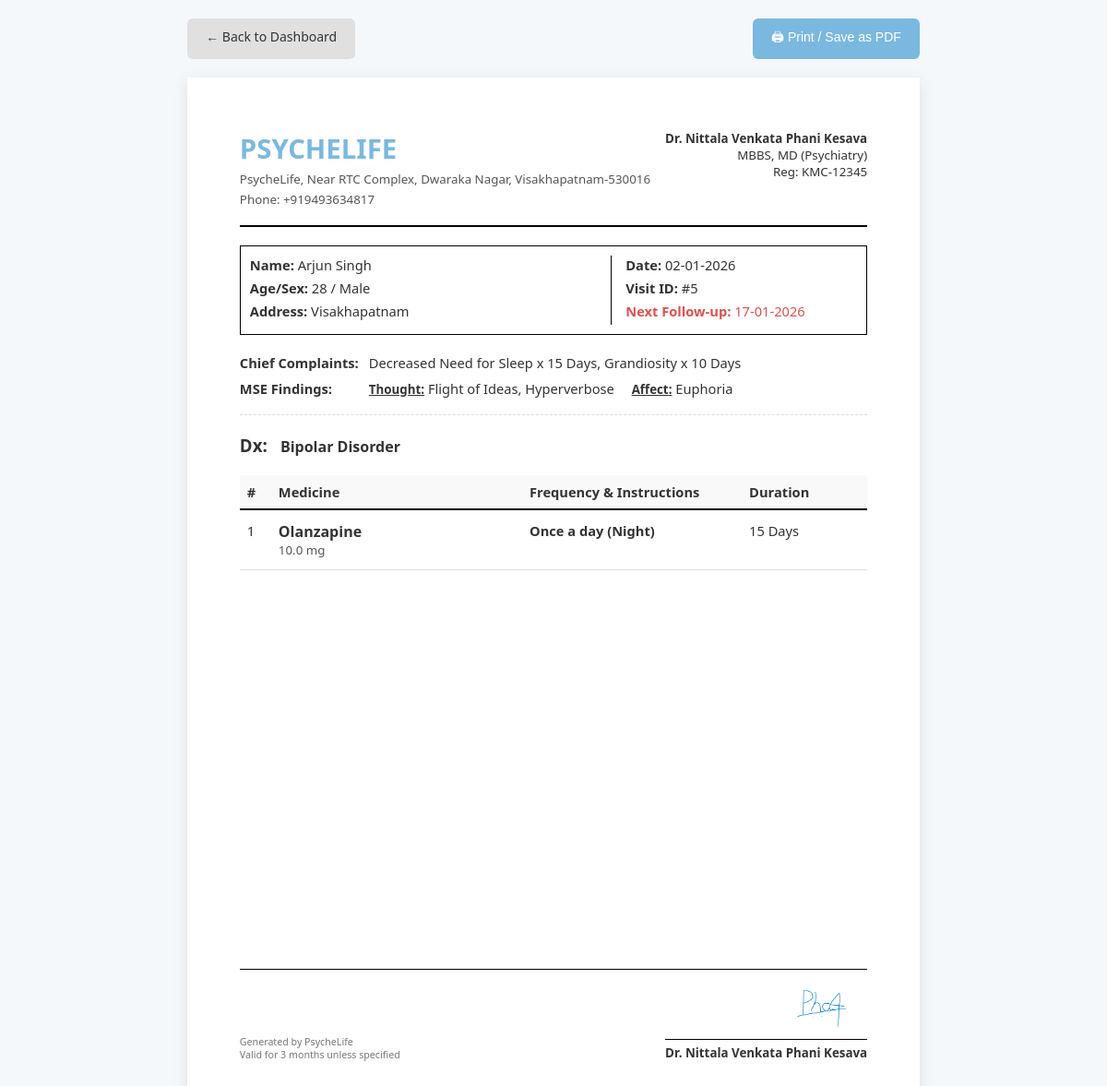
Page /preview_prescription/5 (signed in) on the committed database.
### models.py (models this page shows, shortened)
class Doctor(db.Model):
    __tablename__ = 'doctors'
    id = db.Column(db.Integer, primary_key=True)
    username = db.Column(db.String(80), unique=True, nullable=False)
    password_hash = db.Column(db.String(120), nullable=False)
    full_name = db.Column(db.String(100)) # e.g. "Dr. John Doe"
    clinic_name = db.Column(db.String(200))
    kmc_code = db.Column(db.String(50))
    address_text = db.Column(db.Text)
    social_handle = db.Column(db.String(100)) # e.g. "@drjohnpsych"
    signature_filename = db.Column(db.String(200)) # Path to uploaded image
    phone = db.Column(db.String(20))
    email = db.Column(db.String(120))
    patients = db.relationship('Patient', backref='doctor', lazy=True)

class Patient(db.Model):
    __tablename__ = 'patients'
    id = db.Column(db.Integer, primary_key=True)
    name = db.Column(db.String(100), nullable=False)
    age = db.Column(db.Integer, nullable=False)
    sex = db.Column(db.String(10), nullable=False)
    address = db.Column(db.Text)
    doctor_id = db.Column(db.Integer, db.ForeignKey('doctors.id'), nullable=False)
    phone = db.Column(db.String(20))  # Optional Phone
    attender_name = db.Column(db.String(100))
    attender_relation = db.Column(db.String(50))
    attender_reliability = db.Column(db.String(10))  # 'Yes' or 'No'
    personal_notes = db.Column(db.Text)  # Doctor's personal ID notes
    visits = db.relationship('Visit', backref='patient', lazy=True, cascade='all, delete-orphan')

class Visit(db.Model):
    __tablename__ = 'visits'
    id = db.Column(db.Integer, primary_key=True)
    patient_id = db.Column(db.Integer, db.ForeignKey('patients.id'), nullable=False)
    date = db.Column(db.Date, nullable=False)
    visit_type = db.Column(db.String(20), nullable=False)  # 'First' or 'Follow-up'
    provisional_diagnosis = db.Column(db.Text)
    differential_diagnosis = db.Column(db.Text)
    next_visit_date = db.Column(db.Date)
    note = db.Column(db.Text)
    symptom_entries = db.relationship('SymptomEntry', backref='visit', lazy=True, cascade='all, delete-orphan')
    medication_entries = db.relationship('MedicationEntry', backref='visit', lazy=True, cascade='all, delete-orphan')
    side_effect_entries = db.relationship('SideEffectEntry', backref='visit', lazy=True, cascade='all, delete-orphan')
    mse_entries = db.relationship('MSEEntry', backref='visit', lazy=True, cascade='all, delete-orphan')
    stressor_entries = db.relationship('StressorEntry', backref='visit', lazy=True, cascade='all, delete-orphan')
    personality_entries = db.relationship('PersonalityEntry', backref='visit', lazy=True, cascade='all, delete-orphan')

class SymptomEntry(db.Model):
    __tablename__ = 'symptom_entries'
    id = db.Column(db.Integer, primary_key=True)
    visit_id = db.Column(db.Integer, db.ForeignKey('visits.id'), nullable=False)
    symptom_name = db.Column(db.String(200), nullable=False)
    score_onset = db.Column(db.Float)
    score_progression = db.Column(db.Float)
    score_current = db.Column(db.Float, nullable=False)
    duration_text = db.Column(db.String(100))
    note = db.Column(db.Text)

class MSEEntry(db.Model):
    __tablename__ = 'mse_entries'
    id = db.Column(db.Integer, primary_key=True)
    visit_id = db.Column(db.Integer, db.ForeignKey('visits.id'), nullable=False)
    category = db.Column(db.String(50), nullable=False)  # 'Thought', 'Perception', 'Affect'
    finding_name = db.Column(db.String(200))
    score_onset = db.Column(db.Float)
    score_progression = db.Column(db.Float)
    score_current = db.Column(db.Float, nullable=False)  # Renamed from 'score'
    duration = db.Column(db.String(100))
    note = db.Column(db.Text)
    score = db.Column(db.Integer, default=0)

class MedicationEntry(db.Model):
    __tablename__ = 'medication_entries'
    id = db.Column(db.Integer, primary_key=True)
    visit_id = db.Column(db.Integer, db.ForeignKey('visits.id'), nullable=False)
    drug_name = db.Column(db.String(200), nullable=False)
    drug_type = db.Column(db.String(50))  # 'Brand' or 'Generic'
    dose_mg = db.Column(db.String(50))
    frequency = db.Column(db.String(20))
    duration_text = db.Column(db.String(100))
    note = db.Column(db.Text)  # Instructions (Before/After food)

### app.py (the view)
@app.route('/preview_prescription/<int:visit_id>')
@login_required
def preview_prescription(visit_id):
    visit = Visit.query.get_or_404(visit_id)
    patient = visit.patient
    include_qr = request.args.get('include_qr') == 'true'
    lifchart_url = None
    if include_qr:
        base_url = request.url_root.rstrip('/')
        lifchart_url = f"{base_url}/life_chart/{patient.id}"
    return render_template('preview_prescription.html',
                         patient=patient,
                         visit=visit,
                         lifchart_url=lifchart_url)

### app.py (called while the page is built)
@app.context_processor
def utility_processor():
    return dict(format_frequency=format_frequency)

def login_required(f):
    @wraps(f)
    def decorated_function(*args, **kwargs):
        if 'logged_in' not in session and 'guest' not in session:
            flash('Please log in to access this page.', 'error')
            return redirect(url_for('landing'))
        return f(*args, **kwargs)
    return decorated_function

### medical_utils.py (called while the page is built)
def format_frequency(code):
    if not code:
        return ""
    code = code.strip()
    mapping = {
        "1-0-0": "Once a day (Morning)",
        "0-1-0": "Once a day (Afternoon)",
        "0-0-1": "Once a day (Night)",
        "1-0-1": "Twice a day (Morning & Night)",
        "1-1-0": "Twice a day (Morning & Afternoon)",
        "0-1-1": "Twice a day (Afternoon & Night)",
        "1-1-1": "Thrice a day (Morning, Afternoon & Night)",
        "SOS": "As needed (SOS)"
    }
    return mapping.get(code, code) # Return original if not found (e.g. custom text)

### templates/preview_prescription.html (shortened to what this page needs)
<!DOCTYPE html>
<html lang="en">
<head>
</head>
<body>
    <div class="action-bar">
        <a href="{{ url_for('dashboard') }}" class="btn btn-secondary">← Back to Dashboard</a>
        <button onclick="window.print()" class="btn btn-primary">🖨 Print / Save as PDF</button>
    </div>
    <div class="prescription-paper">
        <div class="rx-header">
            <div class="hospital-info">
                <h1>{{ guest_doctor.clinic if guest else (patient.doctor.clinic_name or "ElevenEleven Health") }}</h1>
                <p>{{ guest_doctor.address if guest else (patient.doctor.address_text or "Psychiatry & Wellness Center") }}</p>
                <p>Phone: {{ guest_doctor.phone if guest else (patient.doctor.phone or "") }}</p>
            </div>
            <div class="doctor-info">
                <p><strong>Dr. {{ guest_doctor.name if guest else (patient.doctor.full_name or session.get('username')|title) }}</strong></p>
                <p>{{ guest_doctor.qualification if guest else "MBBS, MD (Psychiatry)" }}</p>
                <p>Reg: {{ guest_doctor.registration if guest else (patient.doctor.kmc_code or "KMC-12345") }}</p>
            </div>
        </div>
        <div class="patient-info-box">
            <div class="info-left">
                <div class="info-row"><strong>Name:</strong> {{ guest_patient.name if guest else patient.name }}</div>
                <div class="info-row"><strong>Age/Sex:</strong> {{ guest_patient.age if guest else patient.age }} / {{ guest_patient.sex if guest else patient.sex }}</div>
                <div class="info-row"><strong>Address:</strong> {{ guest_patient.address if guest else patient.address }}</div>
            </div>
            <div class="info-right">
                <div class="info-row"><strong>Date:</strong> {{ visit.date.strftime('%d-%m-%Y') if visit.date else "Today" }}</div>
                <div class="info-row"><strong>Visit ID:</strong> #{{ visit.id if not guest else "Guest" }}</div>
                {% if visit.next_visit_date %}
                <div class="info-row" style="margin-top: 5px; color: #d9534f;">
                    <strong>Next Follow-up:</strong> {{ visit.next_visit_date.strftime('%d-%m-%Y') }}
                </div>
                {% endif %}
            </div>
        </div>
        {% if visit.symptom_entries or visit.side_effect_entries or visit.mse_entries %}
        <div class="clinical-section">
            {% if visit.symptom_entries %}
            <div class="clinical-row">
                <div class="clinical-label">Chief Complaints:</div>
                <div class="clinical-data">
                    {% for s in visit.symptom_entries %}
                        {{ s.symptom_name }}{% if s.duration_text %} x {{ s.duration_text }}{% endif %}{% if not loop.last %}, {% endif %}
                    {% endfor %}
                </div>
            </div>
            {% endif %}
            {% if visit.mse_entries %}
                {% set thoughts = [] %}
                {% set perceptions = [] %}
                {% set affects = [] %}
                {% if thoughts or perceptions or affects %}
                <div class="clinical-row">
                    <div class="clinical-label">MSE Findings:</div>
                    <div class="clinical-data">
                        {% if thoughts %}
                            <div class="mse-group"><span>Thought:</span> {{ thoughts|join(', ') }}</div>
                        {% endif %}
                        {% if affects %}
                            <div class="mse-group"><span>Affect:</span> {{ affects|join(', ') }}</div>
                        {% endif %}
                    </div>
                </div>
                {% endif %}
            {% endif %}
        </div>
        {% endif %}
        {% if visit.provisional_diagnosis %}
        <div style="margin-bottom: 20px; font-weight: bold;">
            <span style="font-size: 14pt;">Dx:</span>
            <span style="font-size: 12pt; margin-left: 10px;">{{ visit.provisional_diagnosis }}</span>
        </div>
        {% endif %}
        <table class="rx-table">
            <thead>
                <tr>
                    <th style="width: 5%;">#</th>
                    <th style="width: 40%;">Medicine</th>
                    <th style="width: 35%;">Frequency & Instructions</th> <th style="width: 20%;">Duration</th>
                </tr>
            </thead>
            <tbody>
                {% for entry in visit.medication_entries %}
                <tr>
                    <td>{{ loop.index }}</td>
                    <td>
                        <div style="font-weight: bold; font-size: 12pt;">
                            {{ entry.drug_name }}
                        </div>
                        {% if entry.dose_mg %}
                        <div style="font-size: 10pt; color: #555;">{{ entry.dose_mg }}</div>
                        {% endif %}
                    </td>
                    <td>
                        <div style="font-weight: 600;">
                            {{ format_frequency(entry.frequency) }}
                        </div>
                    </td>
                    <td>{{ entry.duration_text }}</td>
                </tr>
                {% endfor %}
            </tbody>
        </table>
        <div class="rx-footer">
            <div style="font-size: 8pt; color: #777;">
                Generated by PsycheLife<br>
                Valid for 3 months unless specified
            </div>
            <div style="text-align: right;">
                {% if guest and guest_signature_b64 %}
                    <img style="max-height: 50px; display: block; margin-left: auto;">
                {% elif not guest and patient.doctor.signature_filename %}
                    <img src="{{ url_for('static', filename='signatures/' + patient.doctor.signature_filename) }}" style="max-height: 60px; display: block; margin-left: auto;">
                {% else %}
                    <div style="height: 50px;"></div>
                {% endif %}
                <div style="border-top: 1px solid #000; padding-top: 5px; margin-top: 5px; display: inline-block;">
                    <strong>Dr. {{ guest_doctor.name if guest else (patient.doctor.full_name or session.get('username')|title) }}</strong>
                </div>
            </div>
        </div>
    </div>
</body>
</html>

### templates/preview_prescription.html (style rules this page uses)
:root { --primary-blue: #A5DCFE; --primary-dark: #7ab8e0; --text-color: #333; --border-color: #e0e0e0; --bg-color: #f4f8fb; }
* { box-sizing: border-box; margin: 0; padding: 0; }
body { font-family: 'Segoe UI', Tahoma, Geneva, Verdana, sans-serif; background-color: var(--bg-color); color: var(--text-color); }
.action-bar { max-width: 210mm; margin: 20px auto; display: flex; justify-content: space-between; }
.btn { padding: 10px 20px; border: none; border-radius: 6px; cursor: pointer; text-decoration: none; display: inline-block; font-size: 14px; transition: 0.2s; }
.btn-primary { background: var(--primary-dark); color: white; }
.btn-secondary { background: #e0e0e0; color: #333; }
.prescription-paper { background: white; width: 210mm; min-height: 297mm; margin: 0 auto; padding: 15mm; box-shadow: 0 4px 15px rgba(0,0,0,0.1); position: relative; }
.rx-header { display: flex; justify-content: space-between; border-bottom: 2px solid #000; padding-bottom: 15px; margin-bottom: 20px; }
.hospital-info h1 { font-size: 22pt; margin: 0; color: var(--primary-dark); text-transform: uppercase; }
.hospital-info p { margin: 4px 0; font-size: 10pt; color: #555; }
.doctor-info { text-align: right; font-size: 10pt; }
.patient-info-box { display: flex; border: 1px solid #000; padding: 10px; margin-bottom: 20px; font-size: 11pt; }
.info-left { flex: 1.5; border-right: 1px solid #000; padding-right: 15px; }
.info-right { flex: 1; padding-left: 15px; }
.info-row { margin-bottom: 5px; }
.clinical-section { margin-bottom: 20px; font-size: 11pt; border-bottom: 1px dashed #ddd; padding-bottom: 10px; }
.clinical-row { display: flex; margin-bottom: 8px; }
.clinical-label { font-weight: bold; width: 140px; flex-shrink: 0; }
.clinical-data { flex: 1; }
.mse-group { display: inline-block; margin-right: 15px; }
.mse-group span { font-weight: 600; text-decoration: underline; font-size: 10pt; }
.rx-table { width: 100%; border-collapse: collapse; font-size: 11pt; margin-bottom: 20px; }
.rx-table th { border-bottom: 2px solid #000; padding: 8px; text-align: left; background: #f9f9f9; }
.rx-table td { border-bottom: 1px solid #ddd; padding: 12px 8px; vertical-align: top; }
.rx-footer { position: absolute; bottom: 15mm; left: 15mm; right: 15mm; display: flex; justify-content: space-between; align-items: flex-end; font-size: 10pt; border-top: 1px solid #000; padding-top: 10px; }

### rows in the picture
Doctor: clinic_name "PSYCHELIFE", address_text "PsycheLife, Near RTC Complex, Dwaraka Nagar, Visakhapatnam-530016", phone "+919493634817", full_name "Nittala Venkata Phani Kesava", kmc_code "KMC-12345", signature_filename (picture)
Patient: name "Arjun Singh", age "28", sex "Male", address "Visakhapatnam"
Visit: date "02-01-2026", id "5", next_visit_date "17-01-2026", provisional_diagnosis "Bipolar Disorder"
SymptomEntry: symptom_name "Decreased Need for Sleep", duration_text "15 Days"
SymptomEntry: symptom_name "Grandiosity", duration_text "10 Days"
MSEEntry: finding_name "Euphoria"
MedicationEntry: drug_name "Olanzapine", dose_mg "10.0 mg", frequency "Once a day (Night)", duration_text "15 Days"

### other values in the picture
{{ guest_doctor.qualification if guest else "MBBS, MD (Psychiatry)" }} "MBBS, MD (Psychiatry)"
{{ thoughts|join(', ') }} "Flight of Ideas, Hyperverbose"
